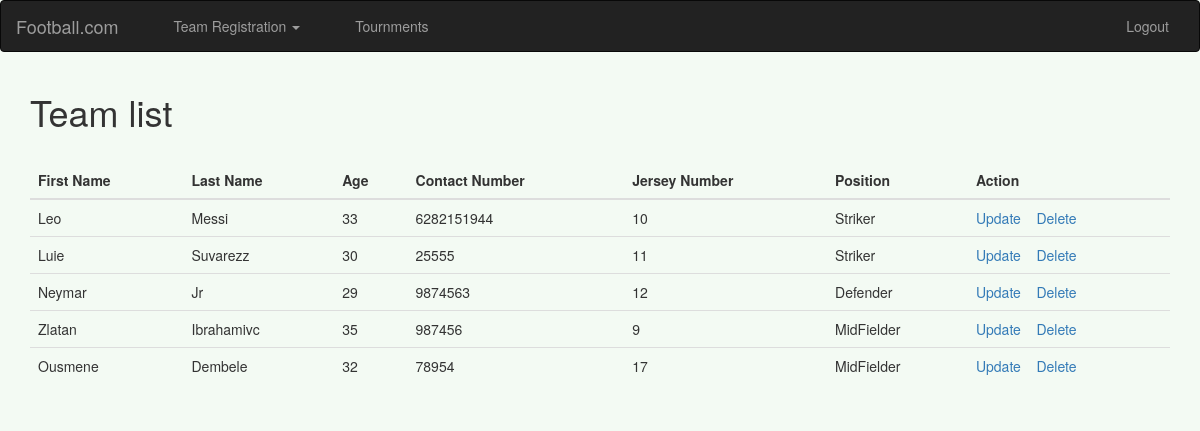
The page /myteam (signed in) on the database as committed earlier.
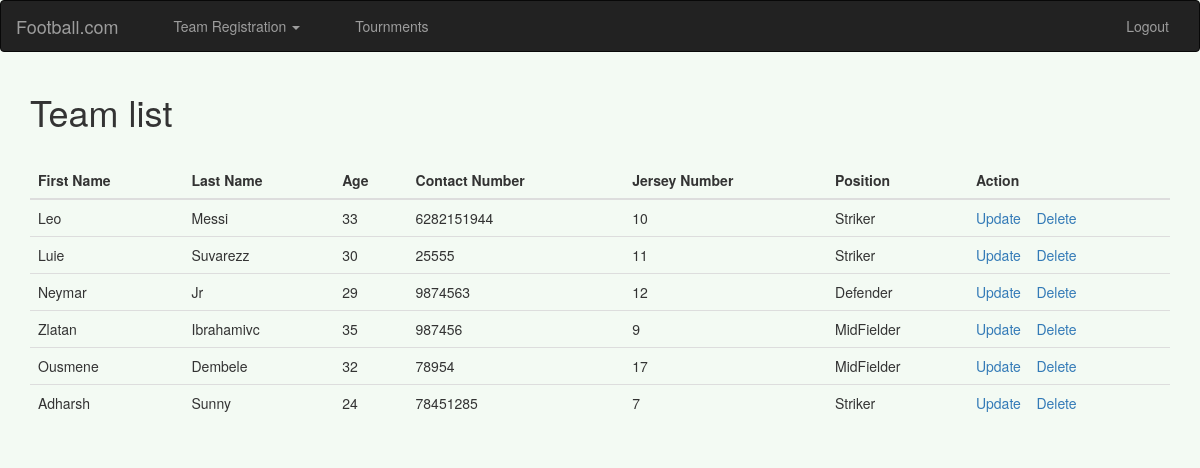
The same page on the database as committed later.
### Manager/models.py (models this page shows, shortened)
class AddPlayer(models.Model):
    POSITION_CHOICES = (('Striker','Striker'),('MidFielder','MidFielder'),('Defender','Defender'),('GoalKeeper','GoalKeeper'))
    first_name = models.CharField(max_length=20)
    last_name = models.CharField(max_length=20)
    team_name = models.ForeignKey(AddTeam,on_delete=models.CASCADE)
    age = models.IntegerField()
    contact_no = models.IntegerField()
    address = models.TextField()
    jersy_no = models.IntegerField()
    position = models.CharField(max_length=25,choices=POSITION_CHOICES)
    upload_photo = models.ImageField(upload_to='players/')

### Manager/views.py (the view)
# urls.py: url(r'^myteam', views.view_team),
def view_team(request):
    x = (request.session.get('loginid'))
    print(x)
    cursor = connection.cursor()
    cursor.execute("""
    SELECT
    Manager_addplayer.*
    FROM
    auth_user left outer join  Manager_addteam
    ON
    (auth_user.id=Manager_addteam.username_id)
    left outer JOIN Manager_addplayer
    on
    (Manager_addplayer.team_name_id = Manager_addteam.id)
    WHERE auth_user.id = %d"""%(x))
    dict = {}
    dict = dictfetchall(cursor)
    print(dict)
    context = {
        'dict': dict
    }
    return render(request, 'manager/myteam.html', context)

### Manager/views.py (called while the page is built)
def dictfetchall(cursor):
    columns = [col[0] for col in cursor.description]
    return [
        dict(zip(columns, row))
        for row in cursor.fetchall()
    ]

### templates/Manager/myteam.html (shortened to what this page needs)
<!DOCTYPE html>
{% extends 'Manager/homebase.html'%}
{%load staticfiles%}
{% load crispy_forms_tags %}
{% block homeblock%}
<div class="container">
<h1> Team list </h1> <br>
{% if dict %}
    <table id="t1" class="table">
        <thead>
        <th> First Name</th>
        <th> Last Name</th>
        <th> Age</th>
        <th> Contact Number</th>
        <th> Jersey Number</th>
        <th> Position</th>
        <th>Action</th>
        </thead>
        {%for d in dict%}
        <tr>
            <td> {{d.first_name}} </td>
            <td> {{d.last_name}} </td>
            <td> {{d.age}} </td>
            <td> {{d.contact_no}} </td>
            <td>{{d.jersy_no}} </td>
            <td> {{d.position}} </td>
            <td> <a href="#"> Update &nbsp&nbsp <a href="/delete/{{d.id}}">Delete</a></td>
          </tr>
          {% endfor %}
        </table>
        {%else%}
          <p>No data</p>
          {%endif%}
</div>
{%endblock%}

Rows that differ between the two databases and show on the page:
added AddPlayer: first_name "Adharsh", last_name "Sunny", age "24", contact_no "78451285", jersy_no "7", position "Striker"
